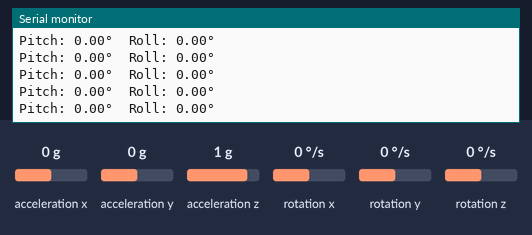
This sketch was run on a simulated Arduino Uno, built with avr-gcc and run on an emulated ATmega328P. Parts: the last lines printed to the serial monitor. The test bench sets the inputs (shaded band); at power-on: acceleration x 0 g, acceleration y 0 g, acceleration z 1 g, rotation x 0 °/s, rotation y 0 °/s, rotation z 0 °/s.

Above: at 2.6 s.
2.7 s: acceleration x set to -1.4 g
At 2.84 s:
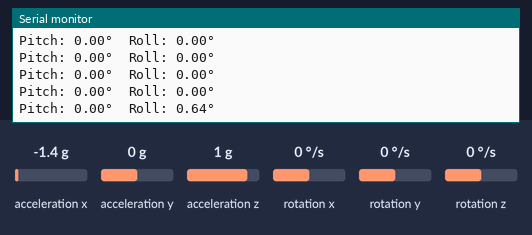
4.2 s: acceleration y set to -1.4 g
At 4.22 s:
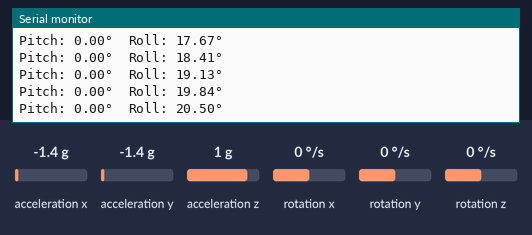
5.7 s: acceleration z set to -1.4 g
At 5.72 s:
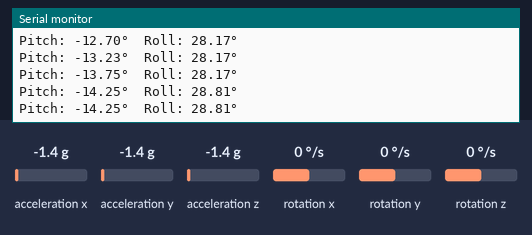
7.2 s: rotation x set to -192 °/s
At 7.22 s:
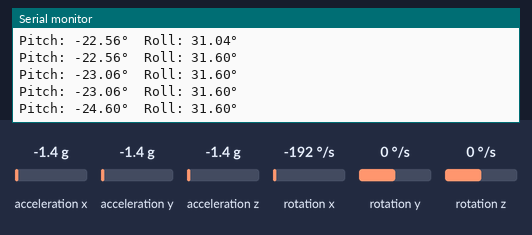
8.7 s: rotation y set to -192 °/s
At 8.72 s:
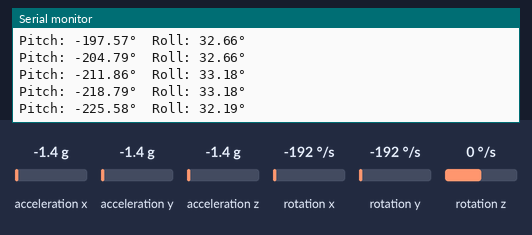
Timing chart, 0 to 11.2 s (numbered marks = the images above; inputs shaded):
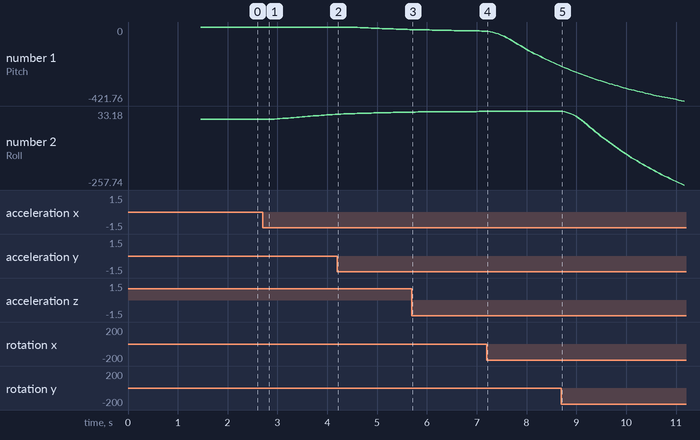

Measured:
- after the input at 2.7 s, the serial monitor: prints a new line after 0.13 s (image 1)
- after the input at 4.2 s, the serial monitor: prints a new line at once (image 2)
- after the input at 7.2 s, the serial monitor: prints a new line at once (image 4)
- plotted number 1: 0 → -14.25 after the input at 4.2 s, -14.25 → -23.06 after the input at 5.7 s, -23.06 → -218.79 after the input at 7.2 s
- plotted number 2: 0 → 19.84 after the input at 2.7 s, 19.84 → 28.81 after the input at 4.2 s, 28.81 → 31.6 after the input at 5.7 s

The sketch:

imu.ino
```cpp
#include <Wire.h>
#include <MPU6050.h>

MPU6050 mpu;

// Variabel untuk filter komplementer
float pitch = 0, roll = 0;
float pitchAcc, rollAcc;
float pitchGyro = 0, rollGyro = 0;
unsigned long lastTime = 0;

// Konstanta filter komplementer (0.98 untuk gyro, 0.02 untuk accelerometer)
const float alpha = 0.98;

// Variabel untuk averaging filter
const int numReadings = 10;
float pitchReadings[numReadings];
float rollReadings[numReadings];
int readIndex = 0;
float pitchTotal = 0, rollTotal = 0;
float pitchAverage = 0, rollAverage = 0;

// Threshold untuk mengurangi noise kecil
const float threshold = 0.5;
float lastStablePitch = 0, lastStableRoll = 0;

void setup() {
  Serial.begin(9600);
  Wire.begin();

  // Inisialisasi MPU6050
  mpu.initialize();

  // Cek koneksi sensor
  if (mpu.testConnection()) {
    Serial.println("MPU6050 connection successful");
  } else {
    Serial.println("MPU6050 connection failed");
    while(1);
  }

  // Konfigurasi sensor
  mpu.setFullScaleGyroRange(0);  // 0 = ±250°/s, 1 = ±500°/s, 2 = ±1000°/s, 3 = ±2000°/s
  mpu.setFullScaleAccelRange(0); // 0 = ±2g, 1 = ±4g, 2 = ±8g, 3 = ±16g

  // Inisialisasi array untuk averaging
  for (int i = 0; i < numReadings; i++) {
    pitchReadings[i] = 0;
    rollReadings[i] = 0;
  }

  // Kalibrasi awal - baca beberapa sampel untuk stabilisasi
  Serial.println("Kalibrasi sensor...");
  for (int i = 0; i < 100; i++) {
    readSensorData();
    delay(10);
  }
  Serial.println("Kalibrasi selesai");

  lastTime = millis();
}

void loop() {
  readSensorData();
  applyComplementaryFilter();
  applyAveragingFilter();
  applyThresholdFilter();

  // Tampilkan hasil
  Serial.print("Pitch: "); Serial.print(lastStablePitch, 2);
  Serial.print("°\tRoll: "); Serial.print(lastStableRoll, 2);
  Serial.println("°");

  // Untuk solar tracker, Anda bisa menambahkan kontrol servo di sini
  // controlServos(lastStablePitch, lastStableRoll);

  delay(50); // Update setiap 50ms
}

void readSensorData() {
  int16_t ax, ay, az;
  int16_t gx, gy, gz;

  // Baca data accelerometer dan gyroscope
  mpu.getMotion6(&ax, &ay, &az, &gx, &gy, &gz);

  // Konversi ke satuan fisik
  float accX = ax / 16384.0; // untuk ±2g
  float accY = ay / 16384.0;
  float accZ = az / 16384.0;

  float gyroX = gx / 131.0; // untuk ±250°/s
  float gyroY = gy / 131.0;

  // Hitung sudut dari accelerometer (dalam derajat)
  pitchAcc = atan2(accY, sqrt(accX * accX + accZ * accZ)) * 180.0 / PI;
  rollAcc = atan2(-accX, sqrt(accY * accY + accZ * accZ)) * 180.0 / PI;

  // Simpan nilai gyroscope (dalam derajat per detik)
  pitchGyro = gyroX;
  rollGyro = gyroY;
}

void applyComplementaryFilter() {
  unsigned long currentTime = millis();
  float dt = (currentTime - lastTime) / 1000.0; // dalam detik

  // Filter komplementer: gabungkan gyroscope dan accelerometer
  pitch = alpha * (pitch + pitchGyro * dt) + (1 - alpha) * pitchAcc;
  roll = alpha * (roll + rollGyro * dt) + (1 - alpha) * rollAcc;

  lastTime = currentTime;
}

void applyAveragingFilter() {
  // Kurangi total dengan nilai lama
  pitchTotal = pitchTotal - pitchReadings[readIndex];
  rollTotal = rollTotal - rollReadings[readIndex];

  // Tambahkan nilai baru
  pitchReadings[readIndex] = pitch;
  rollReadings[readIndex] = roll;
  pitchTotal = pitchTotal + pitchReadings[readIndex];
  rollTotal = rollTotal + rollReadings[readIndex];

  // Pindah ke index berikutnya
  readIndex = readIndex + 1;
  if (readIndex >= numReadings) {
    readIndex = 0;
  }

  // Hitung rata-rata
  pitchAverage = pitchTotal / numReadings;
  rollAverage = rollTotal / numReadings;
}

void applyThresholdFilter() {
  // Hanya update jika perubahan cukup signifikan
  if (abs(pitchAverage - lastStablePitch) > threshold) {
    lastStablePitch = pitchAverage;
  }

  if (abs(rollAverage - lastStableRoll) > threshold) {
    lastStableRoll = rollAverage;
  }
}

// Fungsi opsional untuk mengontrol servo (uncomment jika diperlukan)
/*
#include <Servo.h>
Servo servoPitch, servoRoll;

void setupServos() {
  servoPitch.attach(9);  // Pin servo untuk pitch
  servoRoll.attach(10);  // Pin servo untuk roll
}

void controlServos(float pitch, float roll) {
  // Konversi sudut ke posisi servo (0-180 derajat)
  int servoPitchPos = map(pitch, -90, 90, 0, 180);
  int servoRollPos = map(roll, -90, 90, 0, 180);

  // Batasi range servo
  servoPitchPos = constrain(servoPitchPos, 0, 180);
  servoRollPos = constrain(servoRollPos, 0, 180);

  // Gerakkan servo
  servoPitch.write(servoPitchPos);
  servoRoll.write(servoRollPos);
}
*/
```
